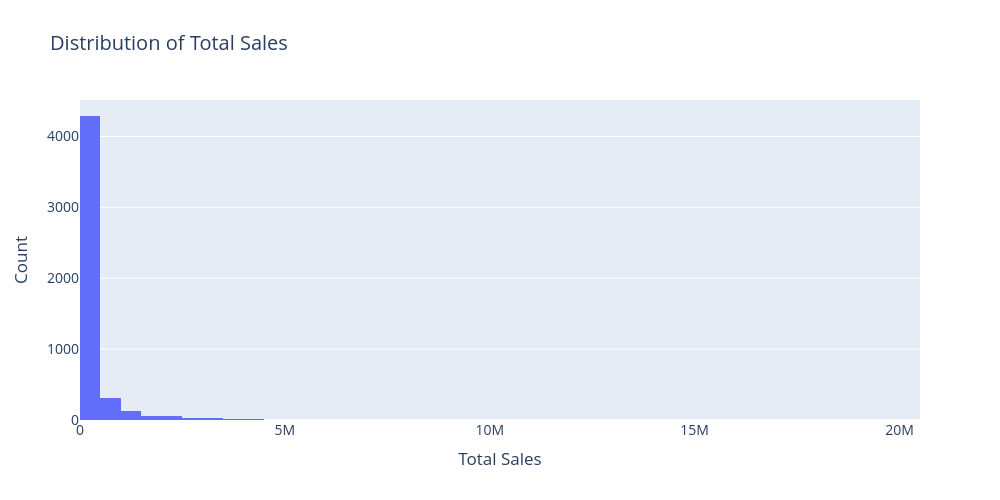

This figure's notebook cell:
### Markdown cell above
#### Pyplot

### Code cell
fig = px.histogram(
    df,
    x='Total Sales',
    nbins=50,
    title='Distribution of Total Sales',
    width=1000,
    height=500
)
# .update_layout: https://stackoverflow.com/questions/61980632/update-layout-argument-list-with-plotly
fig.update_layout(
    xaxis_title='Total Sales',
    yaxis_title='Count',
    font_size=14
)

fig.show()

### Figure 1 — Plotly figure (JSON) as saved in the notebook; plotly's stock layout.template omitted (floating-point values rounded to 4 significant figures; data arrays with more than 128 entries replaced by an {"elided": "..."} marker saying what was removed)
{"data": [{"bingroup": "x", "hovertemplate": "Total Sales=%{x}<br>count=%{y}<extra></extra>", "legendgroup": "", "marker": {"color": "#636efa", "pattern": {"shape": ""}}, "name": "", "nbinsx": 50, "orientation": "v", "showlegend": false, "type": "histogram", "x": {"elided": "4963 int values"}, "xaxis": "x", "yaxis": "y"}], "layout": {"barmode": "relative", "font": {"size": 14}, "height": 500, "legend": {"tracegroupgap": 0}, "title": {"text": "Distribution of Total Sales"}, "width": 1000, "xaxis": {"anchor": "y", "domain": [0, 1], "title": {"text": "Total Sales"}}, "yaxis": {"anchor": "x", "domain": [0, 1], "title": {"text": "Count"}}}}
